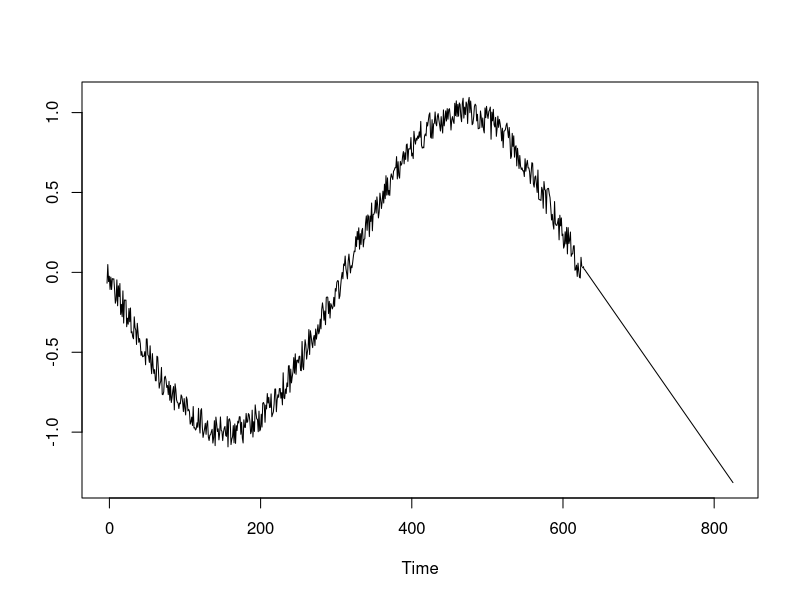

Generate this figure with R:
#this code plots the prediction values for sine using arima model

#read the the values
r1<- read.table('sinvalues_dataset.txt');

#convert to time series
t1<- ts(r1,start = -3.14,frequency=1)

#fit arima model
arima1 <- arima(t1, order=c(2,2,1))

#predict for next 200 values
fore <- predict(arima1, n.ahead=200)
#fore <- predict(arima1, n.ahead=600)

#plot 
ts.plot(t1,fore$pred)